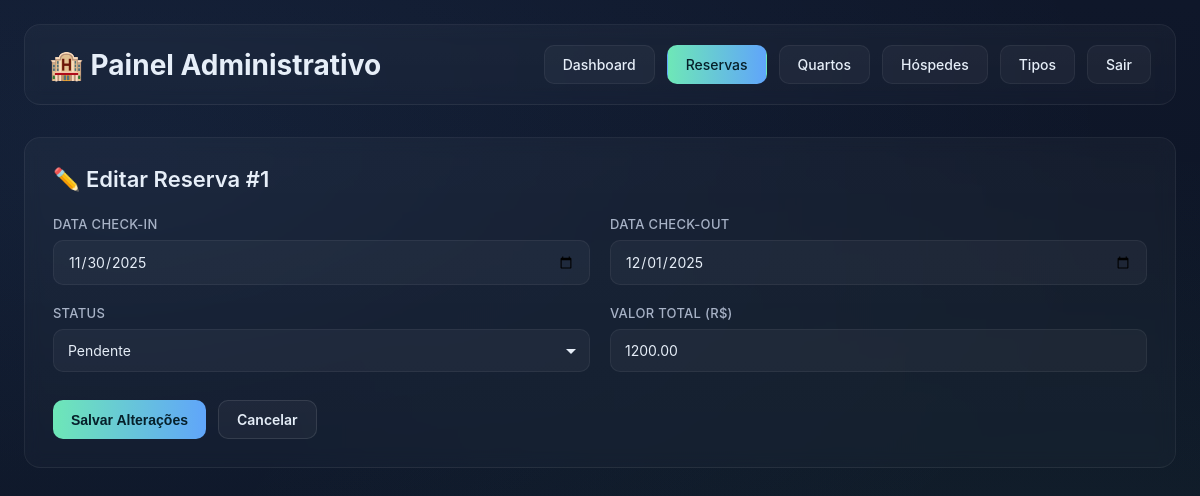
/admin/reservas/editar/1 (signed in), run on the app's committed database.
### src/Model/models.py (models this page shows)
class Reserva(Base):
    __tablename__ = "reserva"
    id_reserva = Column(Integer,primary_key=True,autoincrement=True)
    id_hospede_principal = Column(Integer,ForeignKey("hospede.id_hospede"),nullable=False)
    numero_quarto = Column(Integer,ForeignKey("quarto.numero_quarto"),nullable=False)
    data_checkin = Column(Date,nullable=False)
    data_checkout = Column(Date,nullable=False)
    status_reserva = Column(String(30),nullable=False)
    valor_total = Column(DECIMAL(10,2),nullable=False)

### src/routes.py (the view, shortened to what this page needs)
@app.route("/admin/reservas/editar/<int:id_reserva>", methods=["GET", "POST"])
@admin_required
def admin_editar_reserva(id_reserva):
    db = SessionLocal()
    reserva = db.query(Reserva).filter(Reserva.id_reserva == id_reserva).first()
    if not reserva:
        flash("Reserva não encontrada.", "error")
        return redirect(url_for("admin_reservas"))
    hospedes = db.query(Hospede).all()
    quartos = db.query(Quarto).all()
    return render_template("admin/editar_reserva.html",
                         reserva=reserva,
                         hospedes=hospedes,
                         quartos=quartos)

### src/__init__.py (called while the page is built)
@app.before_request
def log_request_info():
    app.logger.info("Requisição recebida: %s %s", request.method, request.path)

### src/templates/admin/editar_reserva.html (shortened to what this page needs)
<!doctype html>
<html lang="pt-BR">
<head>
  <link rel="stylesheet" href="{{ url_for('static', filename='admin.css') }}">
</head>
<body>
  <div class="admin__container">
    <header class="admin__header">
      <h1 class="admin__title">🏨 Painel Administrativo</h1>
      <nav class="admin__nav">
        <a href="{{ url_for('admin_dashboard') }}" class="admin__nav-link">Dashboard</a>
        <a href="{{ url_for('admin_reservas') }}" class="admin__nav-link admin__nav-link--active">Reservas</a>
        <a href="{{ url_for('admin_quartos') }}" class="admin__nav-link">Quartos</a>
        <a href="{{ url_for('admin_hospedes') }}" class="admin__nav-link">Hóspedes</a>
        <a href="{{ url_for('admin_tipos_quarto') }}" class="admin__nav-link">Tipos</a>
        <a href="{{ url_for('logout') }}" class="admin__nav-link">Sair</a>
      </nav>
    </header>
    <div class="admin__card">
      <div class="admin__card-header">
        <h2 class="admin__card-title">✏️ Editar Reserva #{{ reserva.id_reserva }}</h2>
      </div>
      <form class="admin__form" method="POST">
        <div class="admin__form-row">
          <div class="admin__field">
            <label class="admin__label" for="data_checkin">Data Check-in</label>
            <input
              class="admin__input"
              type="date"
              id="data_checkin"
              name="data_checkin"
              value="{{ reserva.data_checkin }}"
              required
            />
          </div>
          <div class="admin__field">
            <label class="admin__label" for="data_checkout">Data Check-out</label>
            <input
              class="admin__input"
              type="date"
              id="data_checkout"
              name="data_checkout"
              value="{{ reserva.data_checkout }}"
              required
            />
          </div>
        </div>
        <div class="admin__form-row">
          <div class="admin__field">
            <label class="admin__label" for="status_reserva">Status</label>
            <select class="admin__select" id="status_reserva" name="status_reserva" required>
              <option value="Pendente" {% if reserva.status_reserva == 'Pendente' %}selected{% endif %}>Pendente</option>
            </select>
          </div>
          <div class="admin__field">
            <label class="admin__label" for="valor_total">Valor Total (R$)</label>
            <input
              class="admin__input"
              type="number"
              step="0.01"
              id="valor_total"
              name="valor_total"
              value="{{ reserva.valor_total }}"
              required
            />
          </div>
        </div>
        <div class="admin__form-actions">
          <button type="submit" class="admin__btn admin__btn--primary">
            Salvar Alterações
          </button>
          <a href="{{ url_for('admin_reservas') }}" class="admin__btn admin__btn--secondary">
            Cancelar
          </a>
        </div>
      </form>
    </div>
  </div>
</body>
</html>

### src/static/admin.css (style rules this page uses)
:root { --bg1: #0f172a; --bg2: #0b1220; --accent: #6ee7b7; --accent-2: #60a5fa; --glass: rgba(255,255,255,0.04); --text: #e6eef8; --muted: #a8b3c7; --danger: #f87171; --warning: #facc15; --success: #6ee7b7; font-family: Inter, ui-sans-serif, system-ui, -apple-system, "Segoe UI", Roboto; }
* { box-sizing: border-box; margin: 0; padding: 0; }
html, body { height: 100%; }
body { background: radial-gradient(1000px 600px at 10% 20%, rgba(96,165,250,0.08), transparent), radial-gradient(900px 500px at 90% 80%, rgba(110,231,183,0.06), transparent), linear-gradient(180deg, var(--bg1), var(--bg2)); color: var(--text); min-height: 100vh; }
.admin__container { max-width: 1400px; margin: 0 auto; padding: 24px; }
.admin__header { display: flex; justify-content: space-between; align-items: center; margin-bottom: 32px; padding: 20px 24px; background: linear-gradient(180deg, rgba(255,255,255,0.03), rgba(255,255,255,0.02)); border: 1px solid rgba(255,255,255,0.06); border-radius: 16px; backdrop-filter: blur(8px); }
.admin__title { font-size: 28px; font-weight: 700; margin: 0; }
.admin__nav { display: flex; gap: 12px; }
.admin__nav-link { padding: 10px 18px; background: var(--glass); border: 1px solid rgba(255,255,255,0.06); border-radius: 10px; color: var(--text); text-decoration: none; font-size: 14px; font-weight: 500; transition: all 0.2s ease; }
.admin__nav-link--active { background: linear-gradient(90deg, var(--accent), var(--accent-2)); color: #06202a; border-color: transparent; }
.admin__card { background: linear-gradient(180deg, rgba(255,255,255,0.03), rgba(255,255,255,0.02)); border: 1px solid rgba(255,255,255,0.06); border-radius: 16px; padding: 28px; backdrop-filter: blur(8px); margin-bottom: 24px; }
.admin__card-header { display: flex; justify-content: space-between; align-items: center; margin-bottom: 24px; }
.admin__card-title { font-size: 22px; font-weight: 600; margin: 0; }
.admin__btn { padding: 10px 18px; border-radius: 10px; border: none; cursor: pointer; font-weight: 600; font-size: 14px; transition: all 0.2s ease; text-decoration: none; display: inline-block; }
.admin__btn--primary { background: linear-gradient(90deg, var(--accent), var(--accent-2)); color: #06202a; }
.admin__btn--secondary { background: var(--glass); border: 1px solid rgba(255,255,255,0.1); color: var(--text); }
.admin__form { display: flex; flex-direction: column; gap: 20px; }
.admin__form-row { display: grid; grid-template-columns: repeat(auto-fit, minmax(280px, 1fr)); gap: 20px; }
.admin__field { display: flex; flex-direction: column; gap: 8px; }
.admin__label { font-size: 13px; font-weight: 500; color: var(--muted); text-transform: uppercase; letter-spacing: 0.3px; }
.admin__input, .admin__select, .admin__textarea { appearance: none; border: 1px solid rgba(255,255,255,0.06); background: var(--glass); color: var(--text); padding: 12px 14px; border-radius: 10px; font-size: 14px; outline: none; transition: box-shadow 0.18s ease, border-color 0.18s ease, transform 0.06s ease; font-family: inherit; }
.admin__input::placeholder, .admin__textarea::placeholder { color: rgba(230,238,248,0.35); }
.admin__select { cursor: pointer; background-repeat: no-repeat; background-position: right 12px center; padding-right: 36px; }
.admin__select option { background: var(--bg1); color: var(--text); padding: 10px; }
.admin__form-actions { display: flex; gap: 12px; margin-top: 8px; }

### data on the page
Reserva: id_reserva "1", data_checkin "11/30/2025", data_checkout "12/01/2025", valor_total "1200.00"
